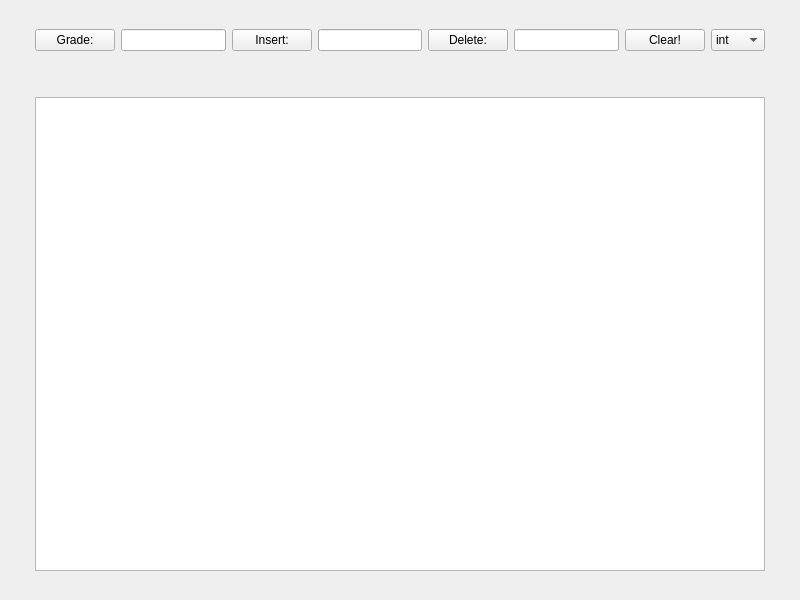
<?xml version="1.0" encoding="UTF-8"?>
<ui version="4.0">
 <class>Plooter</class>
 <widget class="QMainWindow" name="Plooter">
  <property name="geometry">
   <rect>
    <x>0</x>
    <y>0</y>
    <width>800</width>
    <height>600</height>
   </rect>
  </property>
  <property name="cursor">
   <cursorShape>ArrowCursor</cursorShape>
  </property>
  <property name="windowTitle">
   <string>Plooter</string>
  </property>
  <widget class="QWidget" name="centralwidget">
   <layout class="QVBoxLayout" name="verticalLayout">
    <item>
     <widget class="QLabel" name="spacer9">
      <property name="text">
       <string/>
      </property>
     </widget>
    </item>
    <item>
     <layout class="QHBoxLayout" name="horizontalLayout">
      <item>
       <widget class="QLabel" name="spacer3">
        <property name="text">
         <string/>
        </property>
       </widget>
      </item>
      <item>
       <widget class="QLabel" name="spacer1">
        <property name="text">
         <string/>
        </property>
       </widget>
      </item>
      <item>
       <widget class="QPushButton" name="gradePush">
        <property name="text">
         <string>Grade:</string>
        </property>
       </widget>
      </item>
      <item>
       <widget class="QLineEdit" name="gradeContent"/>
      </item>
      <item>
       <widget class="QPushButton" name="insertPush">
        <property name="text">
         <string>Insert:</string>
        </property>
       </widget>
      </item>
      <item>
       <widget class="QLineEdit" name="insertContent"/>
      </item>
      <item>
       <widget class="QPushButton" name="deletePush">
        <property name="text">
         <string>Delete:</string>
        </property>
       </widget>
      </item>
      <item>
       <widget class="QLineEdit" name="deleteContent"/>
      </item>
      <item>
       <widget class="QPushButton" name="clearPush">
        <property name="text">
         <string>Clear!</string>
        </property>
       </widget>
      </item>
      <item>
       <widget class="QComboBox" name="dataType">
        <property name="layoutDirection">
         <enum>Qt::LeftToRight</enum>
        </property>
        <property name="autoFillBackground">
         <bool>false</bool>
        </property>
        <item>
         <property name="text">
          <string>int</string>
         </property>
        </item>
        <item>
         <property name="text">
          <string>char</string>
         </property>
        </item>
       </widget>
      </item>
      <item>
       <widget class="QLabel" name="spacer4">
        <property name="text">
         <string/>
        </property>
       </widget>
      </item>
      <item>
       <widget class="QLabel" name="spacer2">
        <property name="text">
         <string/>
        </property>
       </widget>
      </item>
     </layout>
    </item>
    <item>
     <widget class="QLabel" name="label">
      <property name="text">
       <string> </string>
      </property>
     </widget>
    </item>
    <item>
     <layout class="QHBoxLayout" name="horizontalLayout_3">
      <item>
       <widget class="QLabel" name="spacer10">
        <property name="text">
         <string/>
        </property>
       </widget>
      </item>
      <item>
       <widget class="QLabel" name="gradeLabel">
        <property name="text">
         <string> </string>
        </property>
        <property name="alignment">
         <set>Qt::AlignCenter</set>
        </property>
       </widget>
      </item>
      <item>
       <widget class="QLabel" name="spacer12">
        <property name="text">
         <string/>
        </property>
       </widget>
      </item>
     </layout>
    </item>
    <item>
     <layout class="QHBoxLayout" name="horizontalLayout_2">
      <item>
       <widget class="QLabel" name="spacer8">
        <property name="text">
         <string/>
        </property>
       </widget>
      </item>
      <item>
       <widget class="QLabel" name="spacer6">
        <property name="text">
         <string/>
        </property>
       </widget>
      </item>
      <item>
       <widget class="QGraphicsView" name="imageTree"/>
      </item>
      <item>
       <widget class="QLabel" name="spacer5">
        <property name="text">
         <string/>
        </property>
       </widget>
      </item>
      <item>
       <widget class="QLabel" name="spacer7">
        <property name="text">
         <string/>
        </property>
       </widget>
      </item>
     </layout>
    </item>
    <item>
     <widget class="QLabel" name="spacer11">
      <property name="text">
       <string/>
      </property>
     </widget>
    </item>
   </layout>
  </widget>
  <widget class="QMenuBar" name="menubar">
   <property name="geometry">
    <rect>
     <x>0</x>
     <y>0</y>
     <width>800</width>
     <height>23</height>
    </rect>
   </property>
  </widget>
 </widget>
 <resources/>
 <connections/>
</ui>
